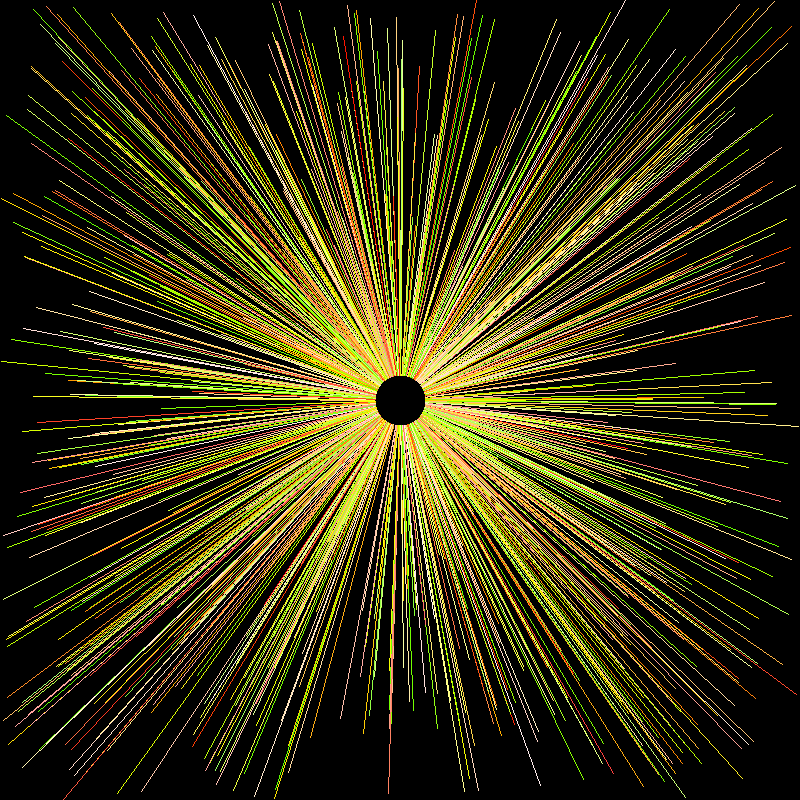
Frame 1 (no input)
Frame 60 (the mouse pressed at the canvas centre just before this capture): identical to frame 1, image omitted
Frame 120 (the mouse held since frame 60 and released just before this capture): identical to frame 1, image omitted

The Processing sketch that drew this single still picture (run headless with seeded random() and noise(); from frame 60 on, the mouse is pressed at the canvas centre):

// Processing sketch: processing_161449
// ── processing_161449.pde

boolean renderpass1 = true;




void setup() {
 size(800,800);
 noSmooth();
colorMode(HSB, 360, 100, 100);
background(255,100,0);

}

void draw() {
   if(renderpass1){ 
     
     for (int i = 0; i <=884; i = i+1) {
       int point1x = int(random(1,width));
      int point1y = int(random(0,height));
     strokeWeight(1);
   
     line(width/2,height/2, point1x,point1y);
     stroke((point1y/(height/100)),(point1x/(width/100)+(point1y/(height/100))/2),100);
     

       
       
               
        
      
     }
     ellipseMode(CENTER);
     noStroke();
     fill(255,100,0);
    ellipse(width/2,height/2,50,50);   
     }
  
  renderpass1 = false;
}
